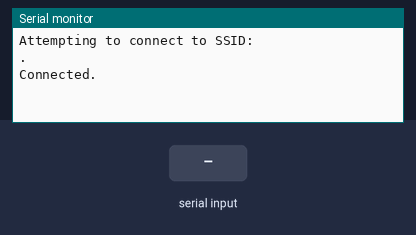
This sketch was run on a simulated ESP8266 (NodeMCU). Shown: the last lines printed to the serial monitor. Inputs (shaded band) come from the test bench. WiFi joins after 1.5 s; servers stay silent unless stated; not simulated (calls return 0 or success): secrets.h.

Above: at 6.2 s.
6.3 s: "," received over the second serial link
At 8.1 s:
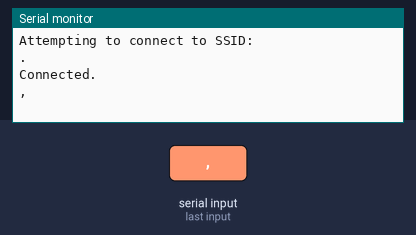
8.8 s: "1" received over the second serial link
At 11.2 s:
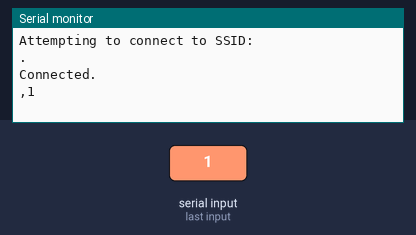

The sketch:

ESP-01_ESP8266_ThingSpeak.ino
```cpp
#include <SoftwareSerial.h>
#include <ESP8266WiFi.h>
#include "secrets.h"
#include "ThingSpeak.h"

char ssid[] = "Feel Coffee & Tea Express 2";
char pass[] = "giaohangmienphi";

WiFiClient client;

unsigned long myChannelNumber = 2044945;
const char* myWriteAPIKey = "0T1DJ1PWCLC6JPFH";

String myStatus = "";
SoftwareSerial mySUART(4, 5);  //RX D2, TX D1
void setup() {
  Serial.begin(115200);  // Initialize serial
  mySUART.begin(115200);
  while (!Serial) {
    ;  // wait for serial port to connect. Needed for Leonardo native USB port only
  }

  WiFi.mode(WIFI_STA);
  // Connect or reconnect to WiFi
  if (WiFi.status() != WL_CONNECTED) {
    Serial.print("Attempting to connect to SSID: ");
    Serial.println(SECRET_SSID);
    while (WiFi.status() != WL_CONNECTED) {
      WiFi.begin(ssid, pass);
      Serial.print(".");
      delay(5000);
    }
    Serial.println("\nConnected.");
  }
  ThingSpeak.begin(client);  // Initialize ThingSpeak
}

String chuoi = "90,95,99", chuoi1, chuoi2, chuoi3, chuoi4, chuoi5, chuoi6, chuoi7, chuoi8, chuoi9;  // định dạng kiễu dữ liệu được truyền từ STM
int a;
byte moc;
unsigned long time_post;

void loop() {
  if (mySUART.available()) {
    chuoi = mySUART.readString();  //Serial đọc chuỗi
    a = 1;
  }
  if (a == 1) {
    Serial.print(chuoi);
    for (int i = 0; i < chuoi.length(); i++) {
      if (chuoi.charAt(i) == ',') {
        moc = i;  //Tìm vị trí của dấu ","
        i = chuoi.length();
      }
    }
    chuoi1 = chuoi;
    chuoi1.remove(moc);  //Tách giá trị thanh trượt 1 ra chuoi1
    chuoi.remove(0, moc + 1);
    //val1 = chuoi1.toInt(); //Chuyển chuoi1 thành số
    //val2 = chuoi2.toInt(); //Chuyển chuoi2 thành số
    //In ra serial

    for (int i = 0; i < chuoi.length(); i++) {
      if (chuoi.charAt(i) == ',') {
        moc = i;  //Tìm vị trí của dấu ","
        i = chuoi.length();
      }
    }
    chuoi2 = chuoi;
    chuoi2.remove(moc);  //Tách giá trị thanh trượt 1 ra chuoi1
    chuoi.remove(0, moc + 1);

    for (int i = 0; i < chuoi.length(); i++) {
      if (chuoi.charAt(i) == ',') {
        moc = i;  //Tìm vị trí của dấu ","
        i = chuoi.length();
      }
    }
    chuoi3 = chuoi;
    chuoi3.remove(moc);  //Tách giá trị thanh trượt 1 ra chuoi1
    chuoi.remove(0, moc + 1);

    for (int i = 0; i < chuoi.length(); i++) {
      if (chuoi.charAt(i) == ',') {
        moc = i;  //Tìm vị trí của dấu ","
        i = chuoi.length();
      }
    }
    chuoi4 = chuoi;
    chuoi4.remove(moc);  //Tách giá trị thanh trượt 1 ra chuoi1
    chuoi.remove(0, moc + 1);

    for (int i = 0; i < chuoi.length(); i++) {
      if (chuoi.charAt(i) == ',') {
        moc = i;  //Tìm vị trí của dấu ","
        i = chuoi.length();
      }
    }
    chuoi5 = chuoi;
    chuoi5.remove(moc);  //Tách giá trị thanh trượt 1 ra chuoi1
    chuoi.remove(0, moc + 1);

    for (int i = 0; i < chuoi.length(); i++) {
      if (chuoi.charAt(i) == ',') {
        moc = i;  //Tìm vị trí của dấu ","
        i = chuoi.length();
      }
    }
    chuoi6 = chuoi;
    chuoi6.remove(moc);  //Tách giá trị thanh trượt 1 ra chuoi1
    chuoi.remove(0, moc + 1);

    for (int i = 0; i < chuoi.length(); i++) {
      if (chuoi.charAt(i) == ',') {
        moc = i;  //Tìm vị trí của dấu ","
        i = chuoi.length();
      }
    }
    chuoi7 = chuoi;
    a = 0;
  }
  if ((unsigned long)(millis() - time_post) > 240000) {
    ThingSpeak.setField(1, chuoi1);
    ThingSpeak.setField(2, chuoi2);
    ThingSpeak.setField(3, chuoi3);
    ThingSpeak.setField(4, chuoi4);
    ThingSpeak.setField(5, chuoi5);
    ThingSpeak.setField(6, chuoi6);
    ThingSpeak.setField(7, chuoi7);

    ThingSpeak.setStatus(myStatus);

    // write to the ThingSpeak channel
    int x = ThingSpeak.writeFields(myChannelNumber, myWriteAPIKey);
    if (x == 200) {
      Serial.println("Channel update successful.");
      Serial.println("----");
      Serial.println("Wait for next 4mins to update data again");
    } else {
      Serial.println("Problem updating channel. HTTP error code " + String(x));
    }
    time_post = millis();
  }
}
```

Measured:
- after the input at 6.3 s, the serial monitor: prints a new line after 1.0 s (image 1)
- after the input at 8.8 s, the serial monitor: prints a new line after 1.0 s (image 2)
